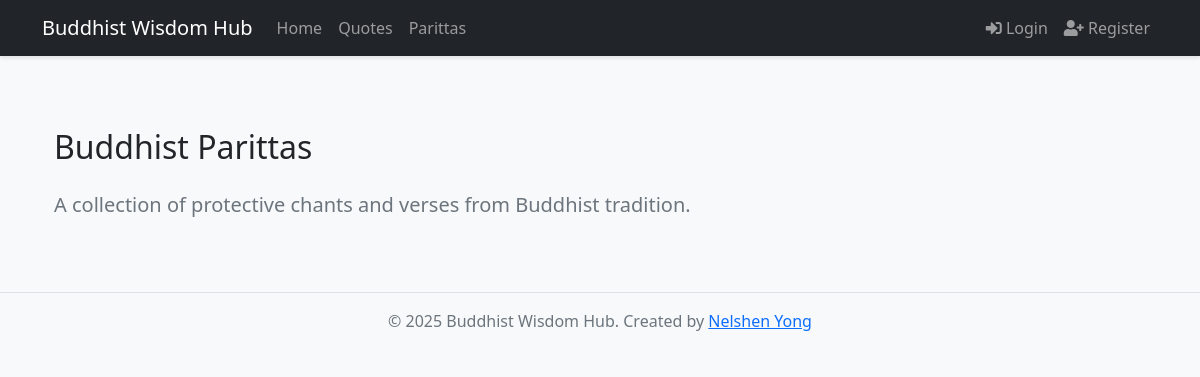
Before: /parittas with the older database file.
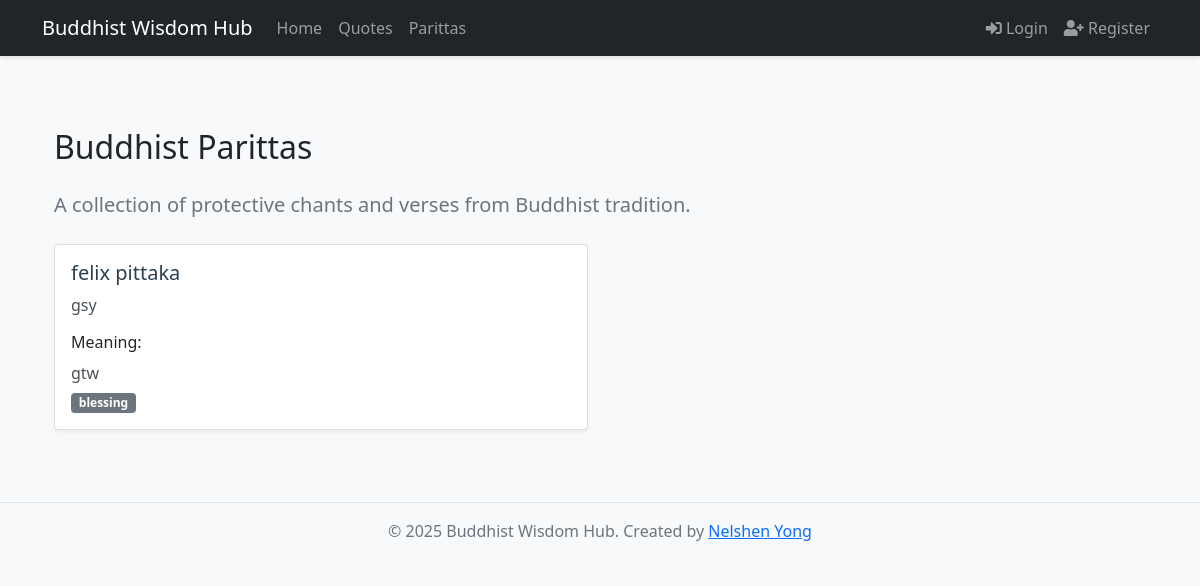
After: the same page with the newer database file.
### app.py (models this page shows)
class Paritta(db.Model):
    __tablename__ = 'parittas'
    id = db.Column(db.Integer, primary_key=True)
    title = db.Column(db.String(200), nullable=False)
    content = db.Column(db.Text, nullable=False)
    meaning = db.Column(db.Text)
    category = db.Column(db.String(50))
    date_added = db.Column(db.DateTime, default=datetime.utcnow)
    favorites = db.relationship('Favorite', backref='paritta', lazy=True)

### app.py (the view)
@app.route('/parittas')
def parittas():
    parittas = Paritta.query.order_by(Paritta.date_added.desc()).all()
    return render_template('parittas.html', parittas=parittas)

### app.py (called while the page is built)
@app.context_processor
def utility_processor():
    return dict(get_current_user=get_current_user)

### templates/parittas.html (shortened to what this page needs)
{% extends "base.html" %}  {% block content %}
<div class="container mt-5">
  <h2 class="mb-4">Buddhist Parittas</h2>
  <p class="lead mb-4">
    A collection of protective chants and verses from Buddhist tradition.
  </p>
  <div class="row">
    {% for paritta in parittas %}
    <div class="col-md-6 mb-4">
      <div class="card h-100">
        <div class="card-body">
          <h5 class="card-title">{{ paritta.title }}</h5>
          <p class="card-text">{{ paritta.content }}</p>
          {% if paritta.meaning %}
          <div class="mt-3">
            <h6>Meaning:</h6>
            <p class="card-text">{{ paritta.meaning }}</p>
          </div>
          {% endif %} {% if paritta.category %}
          <span class="badge bg-secondary mt-2">{{ paritta.category }}</span>
          {% endif %}
        </div>
      </div>
    </div>
    {% endfor %}
  </div>
</div>
{% endblock %}

Changed rows visible on the page:
added Paritta: title "felix pittaka", content "gsy", meaning "gtw", category "blessing"
